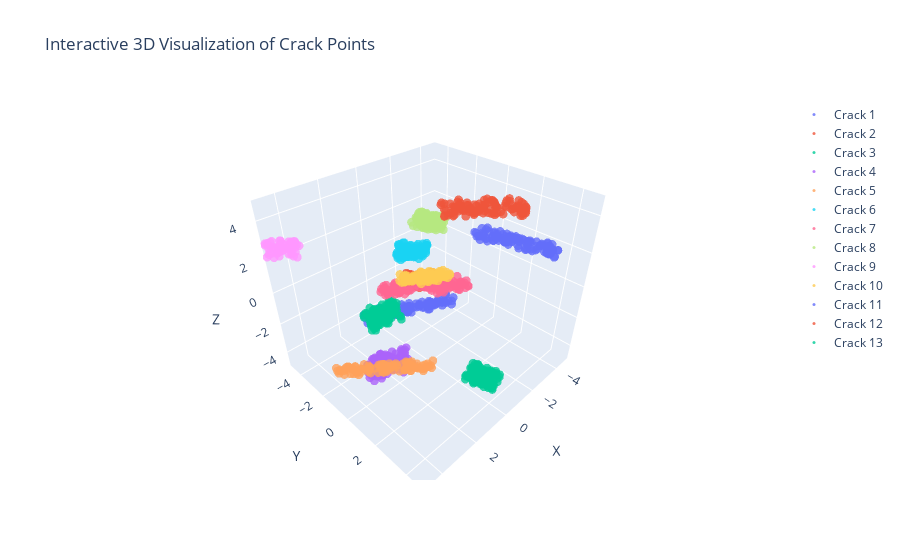

Notebook source saved alongside this figure:
### Code cell
cracks_points_list = []
chacks_characteristics = generate_ladder_cracks(max_cracks=5, L_max=5, W_max=1, center_dist=0.5, domain=(-5, 5), angle_range=(10, 30))
for center, length, width, normal_vector in cracks_characteristics:
    cracks_points_list.append(generate_crack_points(center, normal_vector, length, width))

multi_static_plot(cracks_points_list)
multi_interactive_plot(cracks_points_list, [-5,5], [-5,5], [-5,5])
